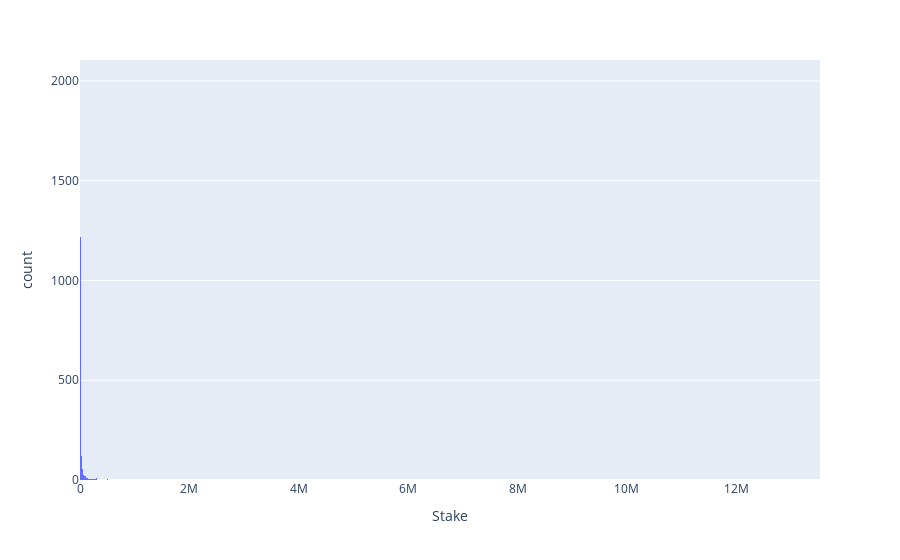

This figure's notebook cell:
### Code cell
n_bins_y = calculate_bins(df.to_pandas(), 'Stake')
fig = px.histogram(df.to_pandas(), x='Stake',nbins=n_bins_y)
fig.show()

### Figure 1 — Plotly figure (JSON) as saved in the notebook; plotly's stock layout.template omitted (floating-point values rounded to 4 significant figures; data arrays with more than 128 entries replaced by an {"elided": "..."} marker saying what was removed)
{"data": [{"alignmentgroup": "True", "bingroup": "x", "hovertemplate": "Stake=%{x}<br>count=%{y}<extra></extra>", "legendgroup": "", "marker": {"color": "#636efa", "pattern": {"shape": ""}}, "name": "", "nbinsx": 13218, "offsetgroup": "", "orientation": "v", "showlegend": false, "type": "histogram", "x": {"elided": "13346 float values"}, "xaxis": "x", "yaxis": "y"}], "layout": {"barmode": "relative", "legend": {"tracegroupgap": 0}, "margin": {"t": 60}, "xaxis": {"anchor": "y", "domain": [0, 1], "title": {"text": "Stake"}}, "yaxis": {"anchor": "x", "domain": [0, 1], "title": {"text": "count"}}}}
